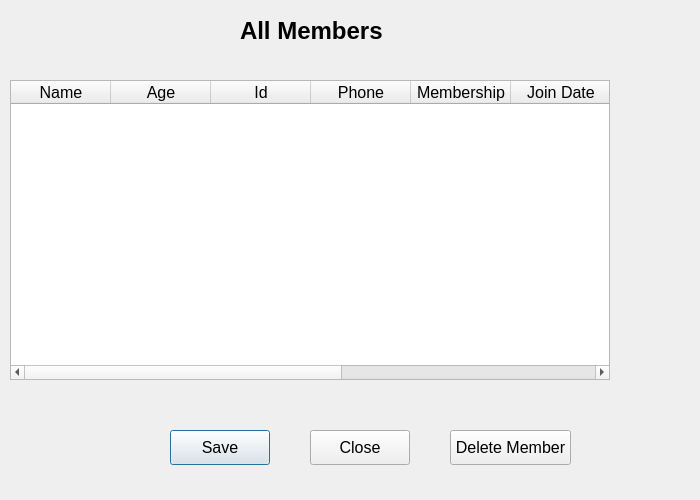
<?xml version="1.0" encoding="UTF-8"?>
<ui version="4.0">
 <class>ViewMemberDialog</class>
 <widget class="QDialog" name="ViewMemberDialog">
  <property name="geometry">
   <rect>
    <x>0</x>
    <y>0</y>
    <width>700</width>
    <height>500</height>
   </rect>
  </property>
  <property name="font">
   <font>
    <pointsize>12</pointsize>
   </font>
  </property>
  <property name="windowTitle">
   <string>Dialog</string>
  </property>
  <widget class="QLabel" name="lblTitle">
   <property name="geometry">
    <rect>
     <x>240</x>
     <y>10</y>
     <width>161</width>
     <height>41</height>
    </rect>
   </property>
   <property name="font">
    <font>
     <pointsize>18</pointsize>
     <bold>true</bold>
    </font>
   </property>
   <property name="text">
    <string>All Members</string>
   </property>
  </widget>
  <widget class="QTableWidget" name="tableMembers">
   <property name="geometry">
    <rect>
     <x>10</x>
     <y>80</y>
     <width>600</width>
     <height>300</height>
    </rect>
   </property>
   <property name="columnCount">
    <number>9</number>
   </property>
   <column>
    <property name="text">
     <string>Name</string>
    </property>
   </column>
   <column>
    <property name="text">
     <string>Age</string>
    </property>
   </column>
   <column>
    <property name="text">
     <string>Id</string>
    </property>
   </column>
   <column>
    <property name="text">
     <string>Phone</string>
    </property>
   </column>
   <column>
    <property name="text">
     <string>Membership</string>
    </property>
   </column>
   <column>
    <property name="text">
     <string>Join Date</string>
    </property>
   </column>
   <column>
    <property name="text">
     <string>Expiry Date</string>
    </property>
   </column>
   <column/>
   <column/>
  </widget>
  <widget class="QPushButton" name="btnSave">
   <property name="geometry">
    <rect>
     <x>170</x>
     <y>430</y>
     <width>100</width>
     <height>35</height>
    </rect>
   </property>
   <property name="text">
    <string>Save</string>
   </property>
  </widget>
  <widget class="QPushButton" name="btnClose">
   <property name="geometry">
    <rect>
     <x>310</x>
     <y>430</y>
     <width>100</width>
     <height>35</height>
    </rect>
   </property>
   <property name="text">
    <string>Close</string>
   </property>
  </widget>
  <widget class="QPushButton" name="btnDelete">
   <property name="geometry">
    <rect>
     <x>450</x>
     <y>430</y>
     <width>121</width>
     <height>35</height>
    </rect>
   </property>
   <property name="text">
    <string>Delete Member</string>
   </property>
  </widget>
 </widget>
 <resources/>
 <connections/>
</ui>
